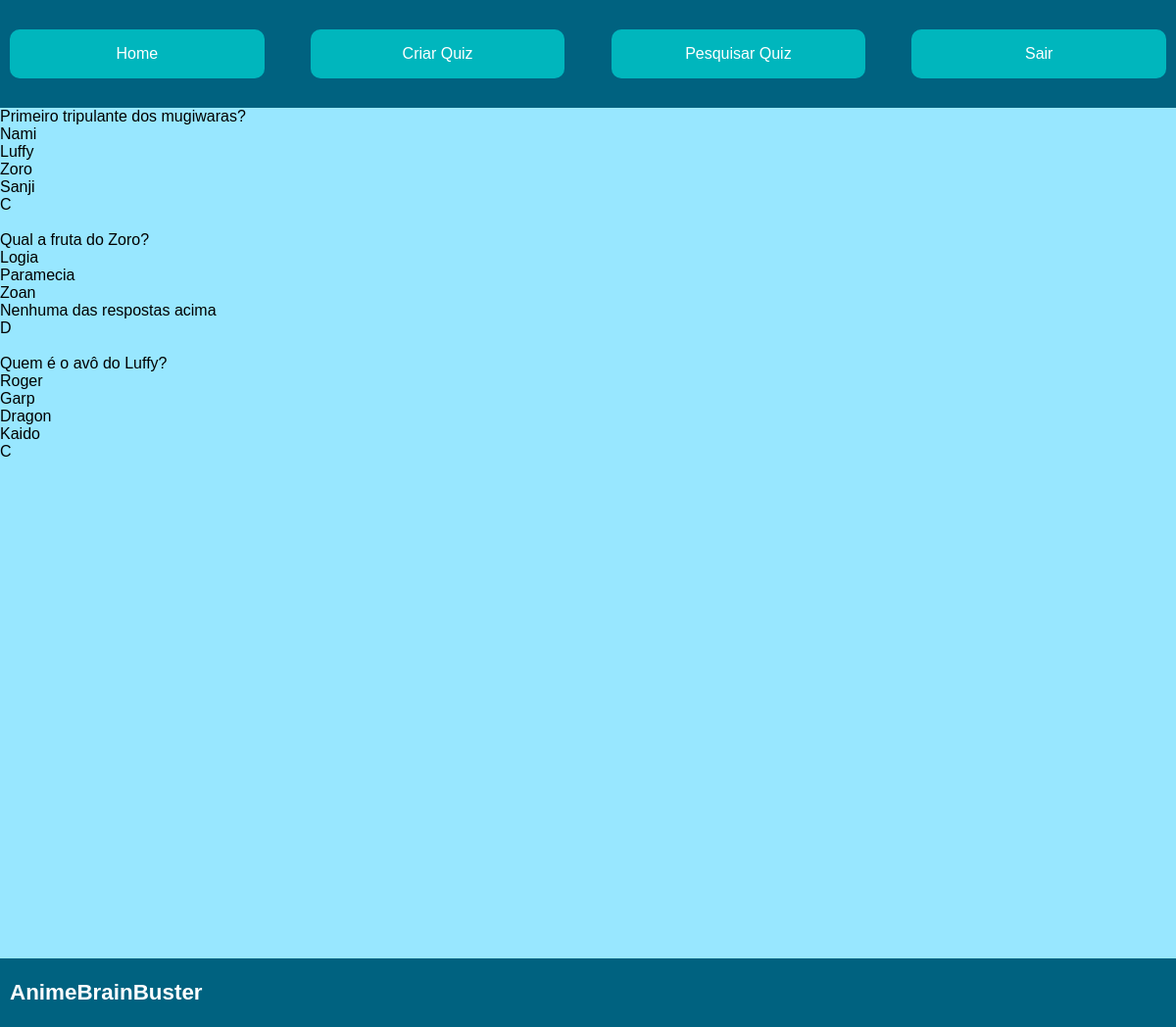
/quizindividual/2 (signed in), run on the app's committed database.
### animes/models.py (models this page shows, shortened)
class Pergunta(models.Model):
    pergunta = models.CharField(max_length=200)
    respostaA = models.CharField(max_length=200)
    respostaB = models.CharField(max_length=200)
    respostaC = models.CharField(max_length=200)
    respostaD = models.CharField(max_length=200)
    respostaCorreta = models.CharField(max_length=200)
    quiz = models.ForeignKey("Quiz", related_name="quiz", on_delete=models.CASCADE)

### animes/views.py (the view)
# urls.py: path('quizindividual/<int:pk>',QuizIndividual.as_view(), name='quizIndividual'),
class QuizIndividual(LoginRequiredMixin, ListView):
    template_name = "quiz-individual.html"
    model = Pergunta
    def get_context_data(self, **kwargs):
        context = super().get_context_data(**kwargs)
        ID_quiz_url = self.kwargs.get('pk')
        nome_quiz = get_object_or_404(Quiz, pk=ID_quiz_url)
        perguntas = Pergunta.objects.filter(quiz__pk = ID_quiz_url)
        context['object_list'] = perguntas
        context['quiz'] = nome_quiz.nome
        return context

### animes/templates/quiz-individual.html (shortened to what this page needs)
{% extends 'base.html' %}
{% load static %}
{% block content %}
<div class="content">
    {% for pergunta in object_list %}
        {{ pergunta.pergunta }}<br>
        {{ pergunta.respostaA }}<br>
        {{ pergunta.respostaB }}<br>
        {{ pergunta.respostaC }}<br>
        {{ pergunta.respostaD }}<br>
        {{ pergunta.respostaCorreta }}<br><br>
    {% endfor %}
</div>
{% endblock %}

### static/css/style.css (style rules this page uses)
* { padding: 0; margin: 0; font-family: Arial, Helvetica, sans-serif; }
.content { background-color:rgb(152, 231, 255); min-height: 868px; }

### data on the page
Pergunta: pergunta "Primeiro tripulante dos mugiwaras?", respostaA "Nami", respostaB "Luffy", respostaC "Zoro", respostaD "Sanji", respostaCorreta "C"
Pergunta: pergunta "Qual a fruta do Zoro?", respostaA "Logia", respostaB "Paramecia", respostaC "Zoan", respostaD "Nenhuma das respostas acima", respostaCorreta "D"
Pergunta: pergunta "Quem é o avô do Luffy?", respostaA "Roger", respostaB "Garp", respostaC "Dragon", respostaD "Kaido", respostaCorreta "C"
